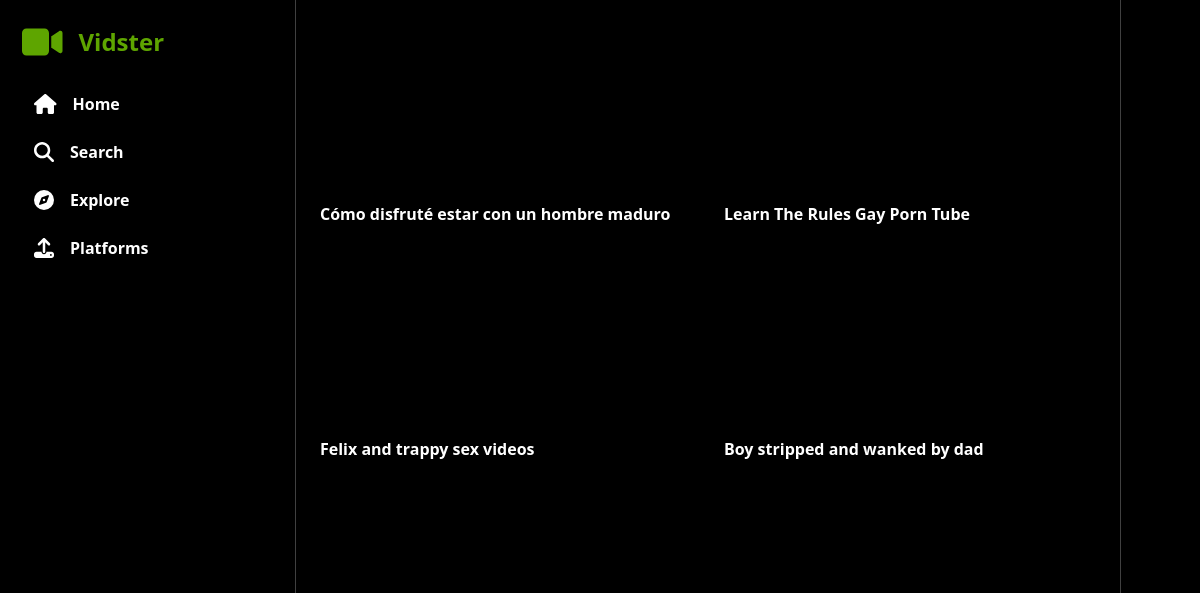
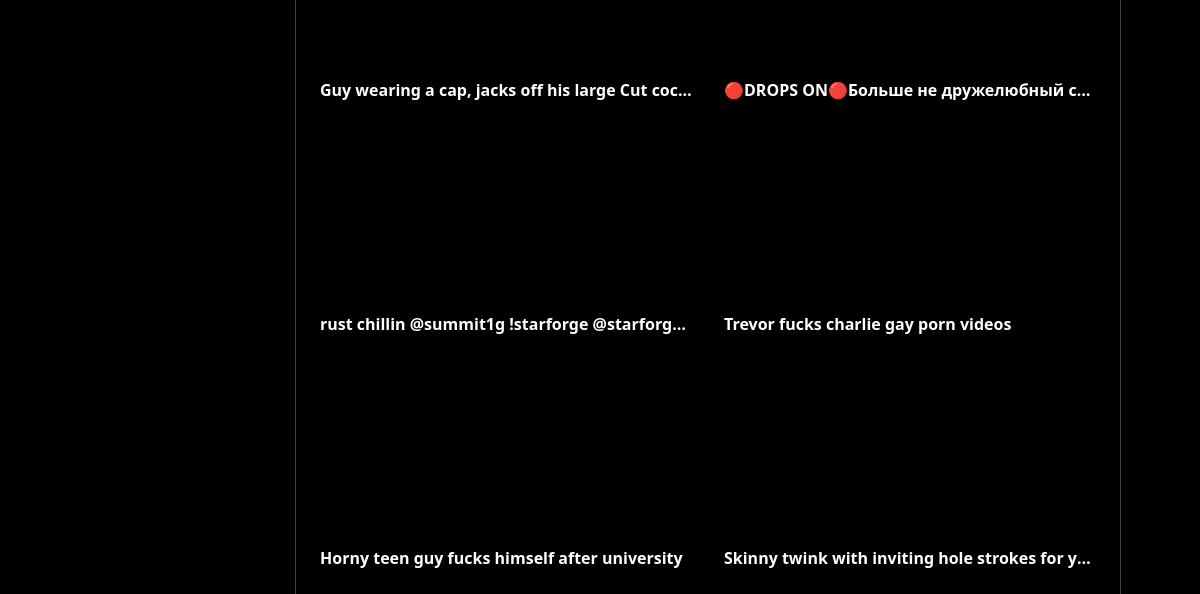
The page /gallery/ (upper part) on the database as committed earlier (2 pictures, top to bottom).
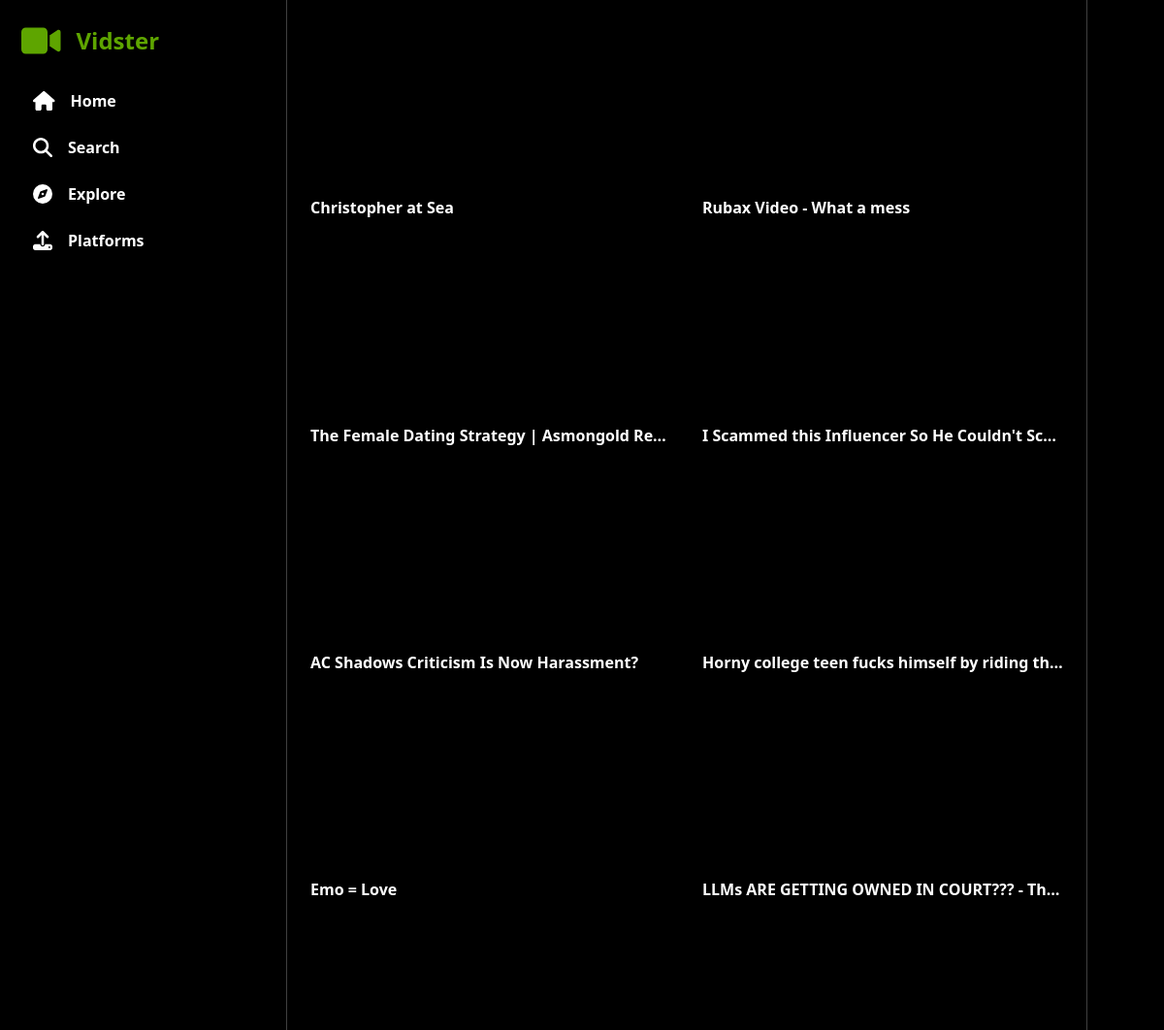
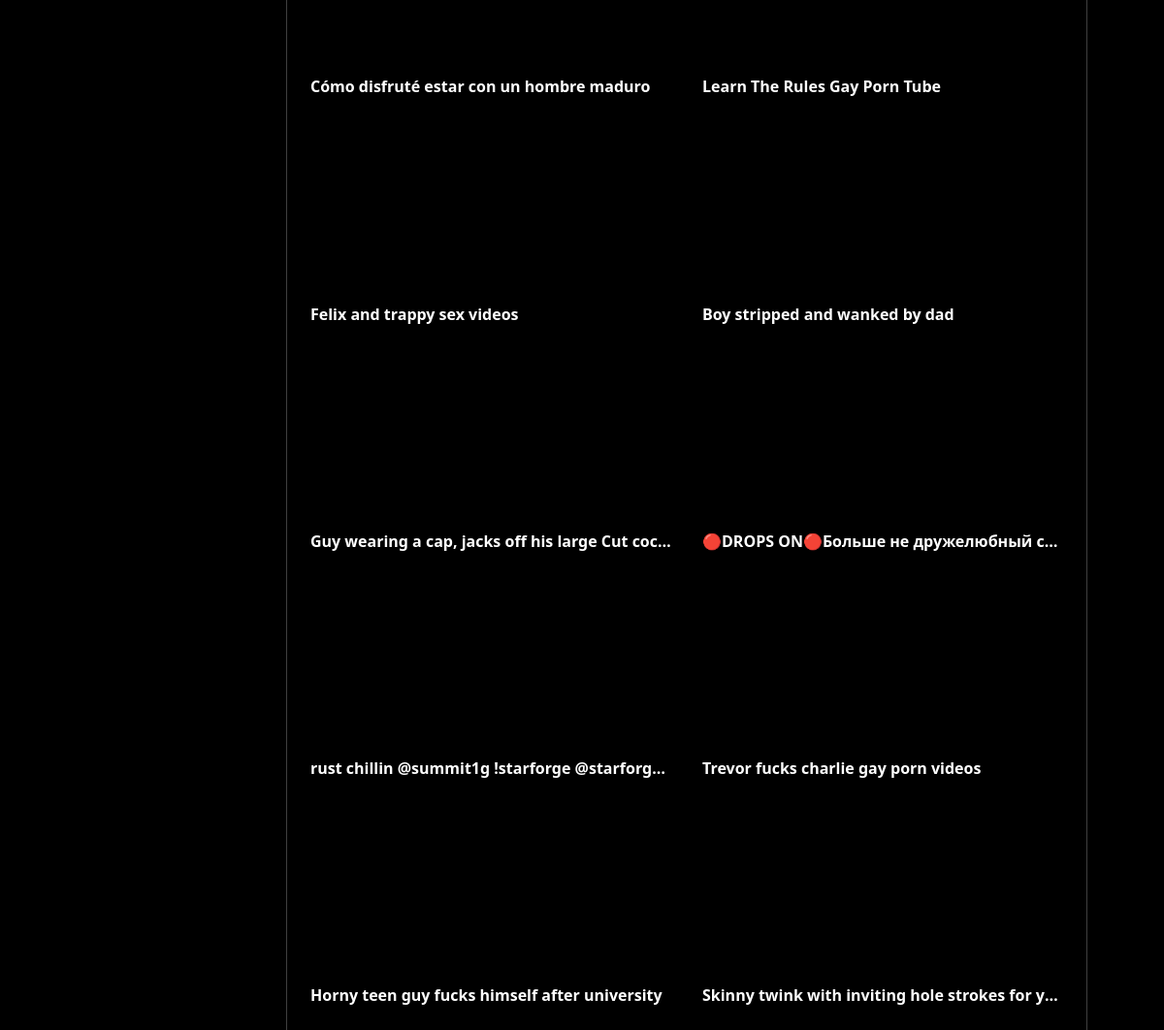
The same page on the database as committed later (2 pictures, top to bottom).
### GALLERY/models.py (models this page shows, shortened)
class Media(models.Model):
    url = models.URLField(unique=True)
    video_id = models.CharField(max_length=100, blank=True)
    site = models.CharField(max_length=50, blank=True, null=True)
    title = models.CharField(max_length=255, blank=True, null=True)
    embed_url = models.URLField(blank=True, null=True)
    thumbnail_url = models.URLField(blank=True, null=True)
    thumbnail_url_override = models.URLField(blank=True, null=True)
    created_at = models.DateTimeField(auto_now_add=True)
    users = models.ManyToManyField('auth.User', through='UserMedia', related_name='media')
    @property
    def thumbnail(self):
        return self.thumbnail_url_override or self.thumbnail_url

### GALLERY/views.py (the view)
# urls.py: path('', gallery_home, name="gallery_home"),
def gallery_home(request):
    media = Media.objects.all().order_by('-created_at')
    context = {
        'media': media,
    }
    return render(request, 'GALLERY/gallery_home.html', context)

### GALLERY/templates/GALLERY/gallery_home.html (shortened to what this page needs)
{% extends 'base.html' %}
{% block content %}
<div class="min-h-[100dvh]">
    {% include 'GALLERY/includes/menu.html' %}
    <main class="ml-20 lg:ml-[18.5rem] md:mr-20 p-4">
        <div class="grid grid-col lg:grid-cols-2 xl:grid-cols-3 gap-4">
            {% for item in media %}
            <a href="{% url 'media_detail' item.id %}" class="relative aspect-video overflow-hidden rounded-lg">
                <div class="absolute bottom-0 bg-black/50 bg-opacity-50 w-full p-2 text-white">
                    <h3 class="truncate-title" title="{{ item.title }}">{{ item.title }}</h3>
                </div>
            </a>
            {% endfor %}
        </div>
    </main>
    <aside class="md:fixed right-0 top-0 h-screen w-20 z-10 flex flex-col justify-end pl-4 py-4 border-l border-neutral-200 dark:border-neutral-700">
    </aside>
</div>
{% endblock %}

Rows that differ between the two databases and show on the page:
added Media: title "Christopher at Sea"
added Media: title "Rubax Video - What a mess"
added Media: title "The Female Dating Strategy | Asmongold Re…"
added Media: title "I Scammed this Influencer So He Couldn't Sc…"
added Media: title "AC Shadows Criticism Is Now Harassment?"
added Media: title "Horny college teen fucks himself by riding th…"
added Media: title "Emo = Love"
added Media: title "LLMs ARE GETTING OWNED IN COURT??? - Th…"
